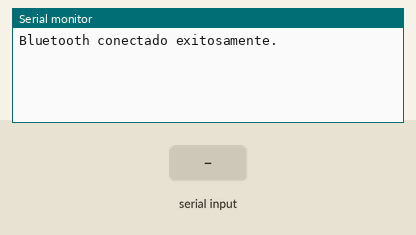
This sketch was run on a simulated Arduino Uno, built with avr-gcc and run on an emulated ATmega328P. Parts: the last lines printed to the serial monitor. Inputs (shaded band) come from the test bench.

Above: at 1.2 s.
1.3 s: "," received over the second serial link
At 1.8 s:
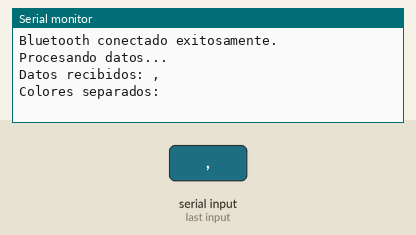
2.8 s: "1" received over the second serial link
At 3.7 s:
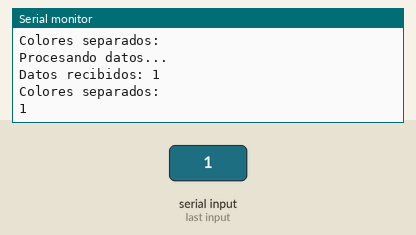

The sketch:

AppR.ino
```cpp
#include <SoftwareSerial.h>

// define los pines del módulo Bluetooth (ajustados para evitar conflictos)
SoftwareSerial btSerial(2, 3); // RX en 2, TX en 3

void setup() {
    Serial.begin(9600);       // inicia la consola Serial
    btSerial.begin(9600);     // inicia el módulo Bluetooth
    Serial.println("Bluetooth conectado exitosamente.");
}

void loop() {
    if (btSerial.available()) {
        Serial.println("Procesando datos...");

        // asegura que lee la cadena de datos y filtra caracteres no imprimibles
        String datos = "";
        while (btSerial.available()) {
            char c = btSerial.read();
            if (isPrintable(c)) { // filtra caracteres no ASCII
                datos += c;
            }
            delay(10); // añade un breve retraso para asegurar lectura completa
        }

        // mostrar datos recibidos
        Serial.println("Datos recibidos: " + datos);

        // proceso de separación de colores
        String colores[54];
        int index = 0;
        int lastIndex = 0;

        // separar los colores
        for (int i = 0; i < datos.length(); i++) {
            if (datos.charAt(i) == ',') {
                String color = datos.substring(lastIndex, i);
                color.replace("\"", ""); // eliminar comillas
                colores[index++] = color; // almacenar color sin comillas
                lastIndex = i + 1;
            }
        }
        // procesar el último color
        String color = datos.substring(lastIndex);
        color.replace("\"", ""); // eliminar comillas
        colores[index++] = color; // almacenar el último color

        // imprimir colores separados
        Serial.println("Colores separados:");
        for (int j = 0; j < index; j++) {
            Serial.println(colores[j]);
        }
    }
}
```

Measured:
- after the input at 1.3 s, the serial monitor: prints a new line at once (image 1)
- after the input at 2.8 s, the serial monitor: prints a new line at once (image 2)
